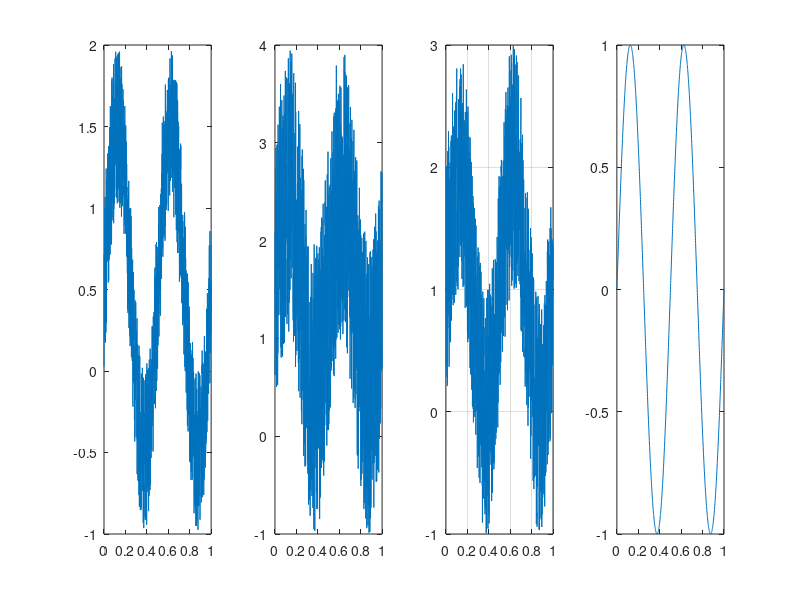

MATLAB code for this plot:
x = 0 : 0.001 : 1;
y = sin(2 * pi * x * 2);

n1 = rand(size(y)) .* 1;
n2 = rand(size(y)) .* 3;
n3 = rand(size(y)) .* 2;

figure(12)
subplot(2,2,1)
plot(x, y + n1);
subplot(2,2,2)
plot(x, y + n2);
subplot(2,2,4)
plot(x, y);
subplot(2,2,3)
plot(x, y + n3);
grid on; % 3번에서만 grid가 나타남

%%
x = 0 : 0.001 : 1;
y = sin(2 * pi * x * 2);

n1 = rand(size(y)) .* 1;
n2 = rand(size(y)) .* 3;
n3 = rand(size(y)) .* 2;

figure(12)
subplot(1,4,1)
plot(x, y + n1);
subplot(1,4,2)
plot(x, y + n2);
subplot(1,4,4)
plot(x, y);
subplot(1,4,3)
plot(x, y + n3);
grid on; % 3번에서만 grid가 나타남